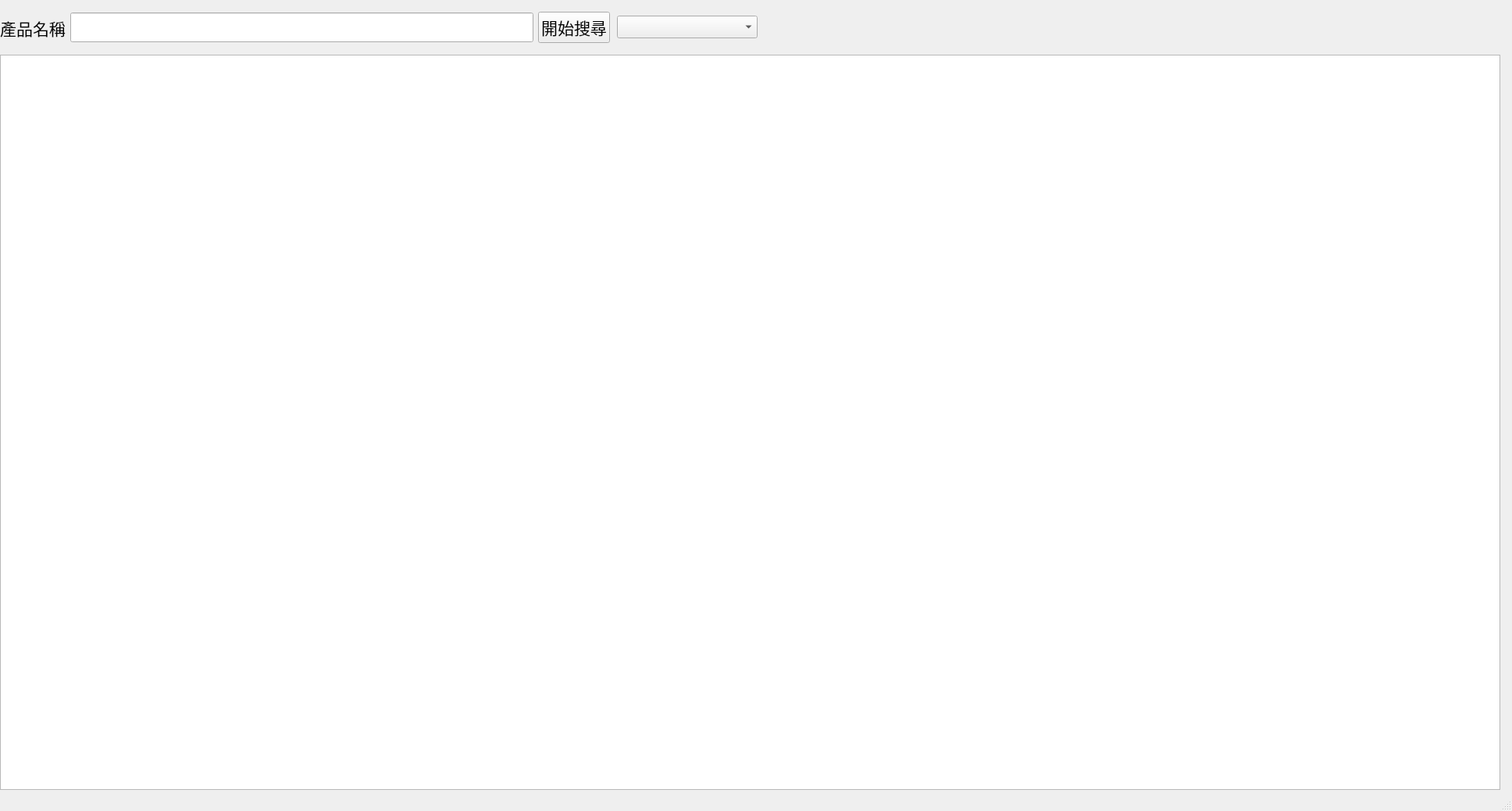
<?xml version="1.0" encoding="UTF-8"?>
<ui version="4.0">
 <class>MainWindow</class>
 <widget class="QMainWindow" name="MainWindow">
  <property name="geometry">
   <rect>
    <x>0</x>
    <y>0</y>
    <width>1936</width>
    <height>1038</height>
   </rect>
  </property>
  <property name="windowTitle">
   <string>EC Search</string>
  </property>
  <widget class="QWidget" name="centralwidget">
   <widget class="QWidget" name="layoutWidget">
    <property name="geometry">
     <rect>
      <x>0</x>
      <y>0</y>
      <width>781</width>
      <height>71</height>
     </rect>
    </property>
    <layout class="QHBoxLayout" name="horizontalLayout">
     <item>
      <widget class="QLabel" name="label">
       <property name="font">
        <font>
         <family>標楷體</family>
         <pointsize>16</pointsize>
        </font>
       </property>
       <property name="text">
        <string>產品名稱</string>
       </property>
       <property name="alignment">
        <set>Qt::AlignCenter</set>
       </property>
      </widget>
     </item>
     <item>
      <widget class="QLineEdit" name="lineEdit_itemname">
       <property name="font">
        <font>
         <family>標楷體</family>
         <pointsize>16</pointsize>
        </font>
       </property>
      </widget>
     </item>
     <item>
      <widget class="QPushButton" name="pushButton_search">
       <property name="font">
        <font>
         <family>標楷體</family>
         <pointsize>16</pointsize>
        </font>
       </property>
       <property name="text">
        <string>開始搜尋</string>
       </property>
      </widget>
     </item>
    </layout>
   </widget>
   <widget class="QTableWidget" name="tableWidget">
    <property name="geometry">
     <rect>
      <x>0</x>
      <y>70</y>
      <width>1921</width>
      <height>941</height>
     </rect>
    </property>
    <property name="font">
     <font>
      <family>標楷體</family>
      <pointsize>16</pointsize>
     </font>
    </property>
   </widget>
   <widget class="QComboBox" name="comboBox_website">
    <property name="geometry">
     <rect>
      <x>790</x>
      <y>20</y>
      <width>180</width>
      <height>29</height>
     </rect>
    </property>
    <property name="font">
     <font>
      <family>標楷體</family>
      <pointsize>16</pointsize>
     </font>
    </property>
    <property name="layoutDirection">
     <enum>Qt::LeftToRight</enum>
    </property>
   </widget>
  </widget>
  <widget class="QMenuBar" name="menubar">
   <property name="geometry">
    <rect>
     <x>0</x>
     <y>0</y>
     <width>1936</width>
     <height>27</height>
    </rect>
   </property>
   <property name="font">
    <font>
     <family>標楷體</family>
     <pointsize>16</pointsize>
    </font>
   </property>
  </widget>
  <widget class="QStatusBar" name="statusbar"/>
 </widget>
 <resources/>
 <connections/>
</ui>
